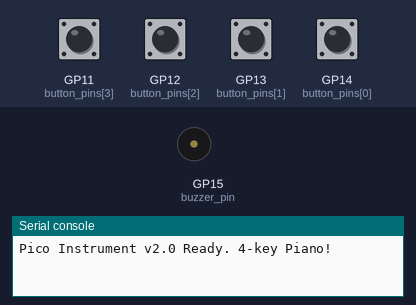
The program below on a simulated Raspberry Pi Pico running MicroPython. Parts: buzzer (waves = sounding), the last lines printed to the serial console. The inputs (shaded band) are chosen by the test bench; at power-on: GP11 (button_pins[3]), GP12 (button_pins[2]), GP13 (button_pins[1]), GP14 (button_pins[0]) HIGH.

Above: at 1.2 s.
1.3 s: GP11 (button_pins[3]) pulled LOW for 0.15 s
At 1.38 s:
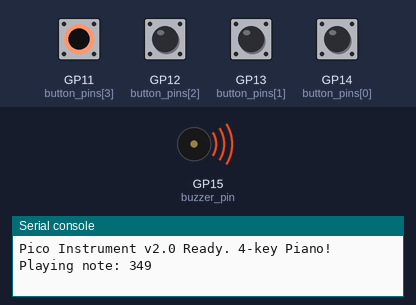
2.9 s: GP12 (button_pins[2]) pulled LOW for 0.15 s
At 4.1 s:
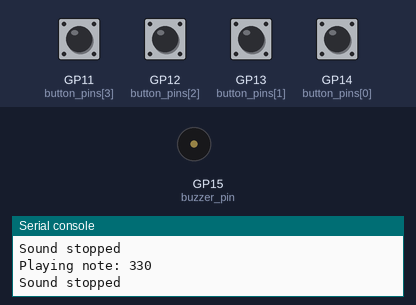
4.5 s: GP13 (button_pins[1]) pulled LOW for 0.15 s
At 4.58 s:
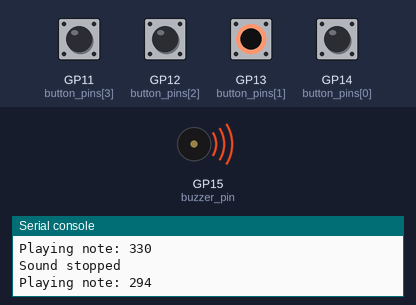
6.1 s: GP14 (button_pins[0]) pulled LOW for 0.15 s
At 7.6 s:
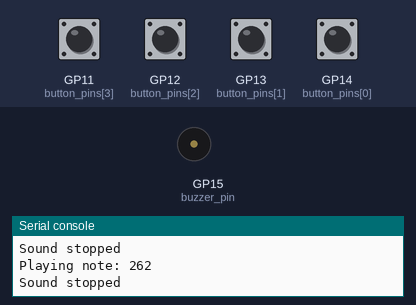
Timing chart, 0 to 8.7 s (numbered marks = the images above; inputs shaded):
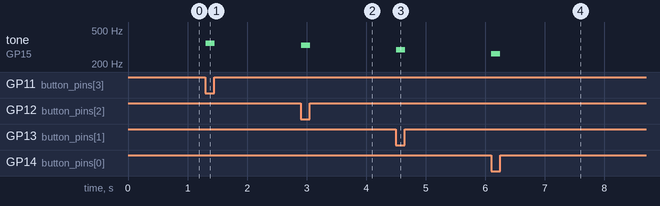

The program:

pico_instrument_v2.py
```python
# pico_instrument_v2.py
import machine
import time

# --- ピンと音階の設定 ---

# 4つのボタンをピン番号でリストにまとめる
button_pins = [
    machine.Pin(14, machine.Pin.IN, machine.Pin.PULL_UP), # ボタン1
    machine.Pin(13, machine.Pin.IN, machine.Pin.PULL_UP), # ボタン2
    machine.Pin(12, machine.Pin.IN, machine.Pin.PULL_UP), # ボタン3
    machine.Pin(11, machine.Pin.IN, machine.Pin.PULL_UP)  # ボタン4
]

# 4つの音階（ドレミファ）を周波数でリストにまとめる
notes = [
    262,  # C4 (ド)
    294,  # D4 (レ)
    330,  # E4 (ミ)
    349   # F4 (ファ)
]

# ブザーをGP15に接続
buzzer_pin = machine.Pin(15, machine.Pin.OUT)
buzzer = machine.PWM(buzzer_pin)


# --- メインループ ---
print("Pico Instrument v2.0 Ready. 4-key Piano!")

# 現在どのボタンが押されているかを記録する変数 (-1は何も押されていない状態)
current_playing_button = -1

while True:
    pressed_button = -1

    # 0番から3番までのボタンを順番にチェック
    for i in range(len(button_pins)):
        # ボタンが押されていたら (値が0なら)
        if button_pins[i].value() == 0:
            pressed_button = i
            break # 誰かが押されていたら、ループを抜ける

    # 状態に変化があったかチェック
    if pressed_button != current_playing_button:
        # もし新しいボタンが押されたなら
        if pressed_button != -1:
            note_to_play = notes[pressed_button]
            print("Playing note:", note_to_play)
            buzzer.freq(note_to_play)
            buzzer.duty_u16(32768)
        # もしボタンが離されたなら
        else:
            print("Sound stopped")
            buzzer.duty_u16(0)

        # 現在の状態を更新
        current_playing_button = pressed_button

    time.sleep_ms(10)
```

Measured:
- after the input at 1.3 s, tone on GP15 (buzzer_pin): silent → 349 Hz at once, → silent 0.15 s later
- after the input at 2.9 s, tone on GP15 (buzzer_pin): silent → 330 Hz at once, → silent 0.15 s later
- after the input at 4.5 s, tone on GP15 (buzzer_pin): silent → 294 Hz at once, → silent 0.15 s later
- after the input at 6.1 s, tone on GP15 (buzzer_pin): silent → 262 Hz at once, → silent 0.15 s later
